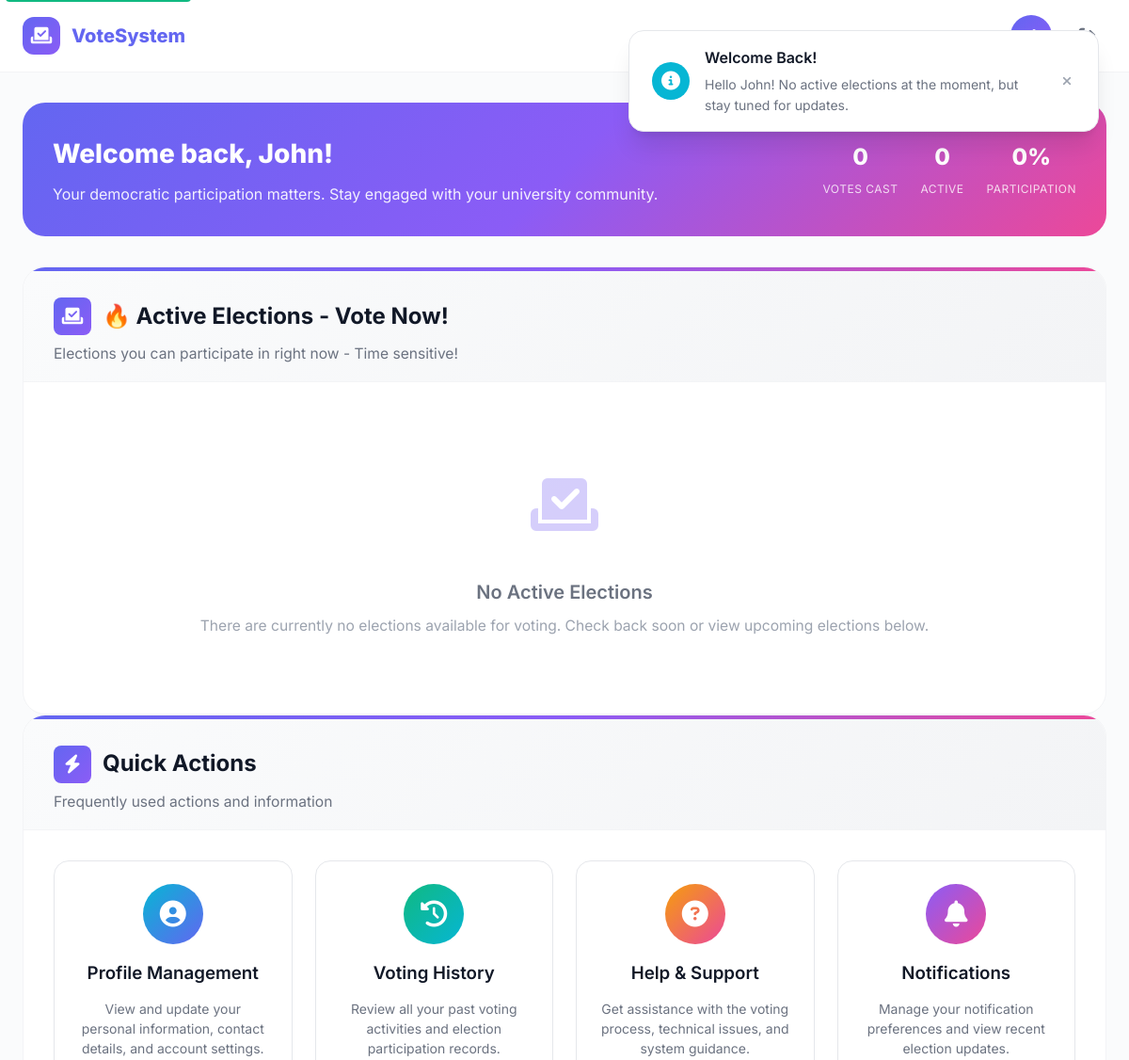
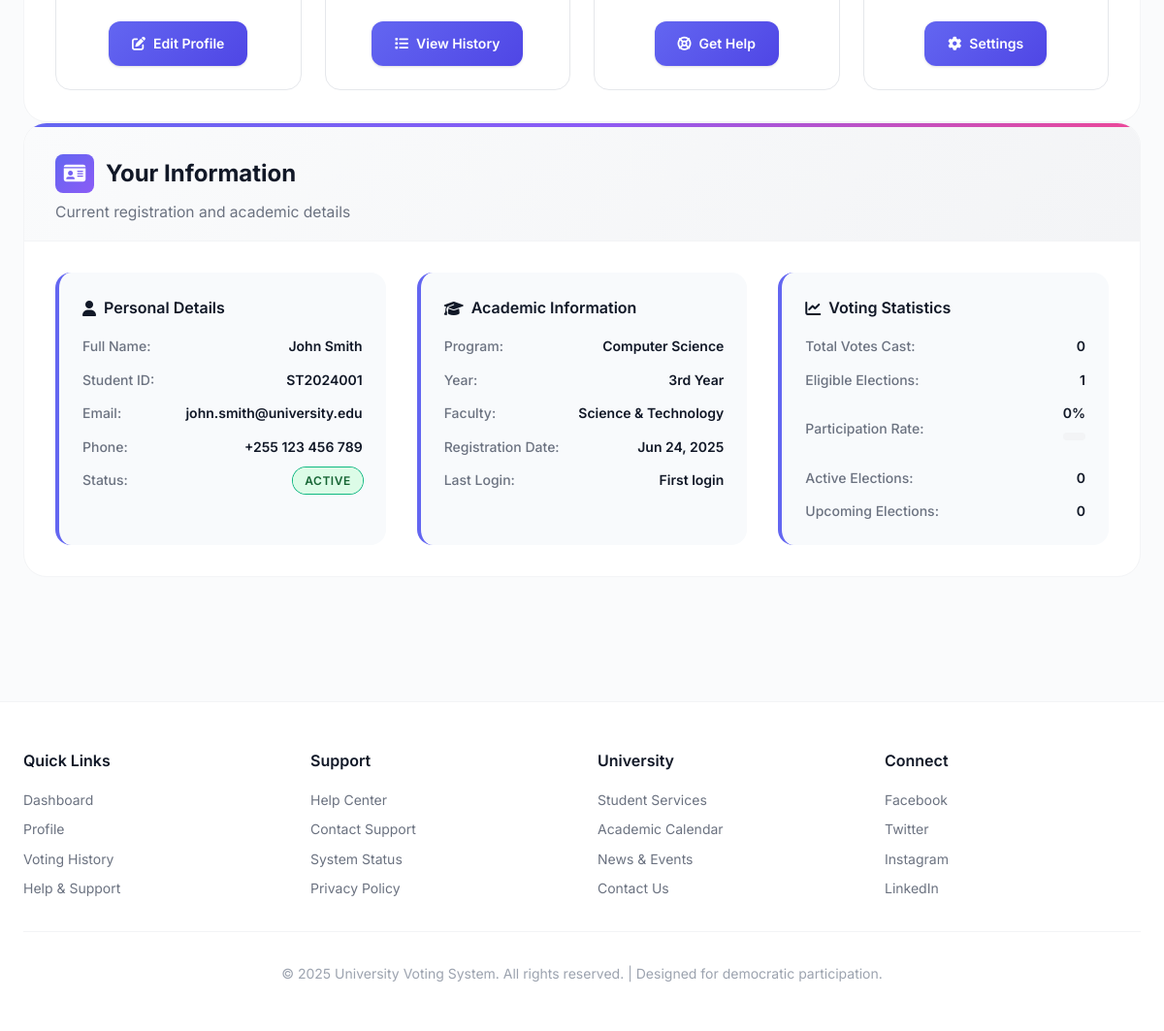
Screenshot of /uni-vote-adv/student/dashboard.php (signed in) with the database file from the repository (2 pictures, top to bottom).
### tables this page shows
CREATE TABLE voters (
    id INT AUTO_INCREMENT PRIMARY KEY,
    student_id VARCHAR(20) UNIQUE NOT NULL,
    full_name VARCHAR(100) NOT NULL,
    email VARCHAR(100) UNIQUE NOT NULL,
    phone VARCHAR(20),
    program VARCHAR(100) NOT NULL,
    year VARCHAR(20) NOT NULL,
    faculty VARCHAR(100) NOT NULL,
    gender ENUM('Male', 'Female', 'Other', 'Prefer not to say'),
    date_of_birth DATE,
    nationality VARCHAR(50),
    address TEXT,
    password VARCHAR(255) DEFAULT NULL,  
    status ENUM('active', 'pending', 'inactive') DEFAULT 'pending',
    profile_image VARCHAR(255) DEFAULT 'https://images.unsplash.com/photo-1472099645785-5658abf4ff4e?w=100&h=100&fit=crop&crop=face',
    registration_date TIMESTAMP DEFAULT CURRENT_TIMESTAMP,
    last_login TIMESTAMP NULL,
    created_at TIMESTAMP DEFAULT CURRENT_TIMESTAMP,
    updated_at TIMESTAMP DEFAULT CURRENT_TIMESTAMP ON UPDATE CURRENT_TIMESTAMP,
    
     
    INDEX idx_student_id (student_id),
    INDEX idx_email (email),
    INDEX idx_status (status),
    INDEX idx_faculty (faculty),
    INDEX idx_year (year)
);

### uni-vote-adv/student/dashboard.php (the view, shortened to what the rows shown need)
<?php
class Database {
    private $host = 'localhost';
    private $db_name = 'voting_system';
    private $username = 'root';
    private $password = '';
    public function getConnection() {
        $this->conn = null;
        try {
            $this->conn = new PDO(
                "mysql:host=" . $this->host . ";dbname=" . $this->db_name,
                $this->username,
                $this->password,
                array(
                    PDO::ATTR_ERRMODE => PDO::ERRMODE_EXCEPTION,
                    PDO::ATTR_DEFAULT_FETCH_MODE => PDO::FETCH_ASSOC,
                    PDO::MYSQL_ATTR_INIT_COMMAND => "SET NAMES utf8"
                )
            );
        } catch(PDOException $exception) {
            echo "Connection error: " . $exception->getMessage();
        }
        return $this->conn;
    }
}
function executeQuery($sql, $params = []) {
    $database = new Database();
    $db = $database->getConnection();
    try {
        $stmt = $db->prepare($sql);
        $stmt->execute($params);
        return $stmt;
    } catch(PDOException $e) {
        error_log("Database query error: " . $e->getMessage());
        return false;
    }
}
function fetchOne($sql, $params = []) {
    $stmt = executeQuery($sql, $params);
    return $stmt ? $stmt->fetch() : null;
}
function getVoterById($id) {
    $sql = "SELECT v.*,
                   COALESCE((SELECT COUNT(*) FROM votes WHERE voter_id = v.id), 0) as votes_cast,
                   COALESCE((SELECT COUNT(*) FROM elections e
                            WHERE JSON_CONTAINS(e.eligible_years, CONCAT('\"', v.year, '\"'))
                            AND JSON_CONTAINS(e.eligible_faculties, CONCAT('\"', v.faculty, '\"'))
                            AND e.status = 'active'
                           ), 0) as eligible_elections
            FROM voters v
            WHERE v.id = :id";
    return fetchOne($sql, ['id' => $id]);
}
$voter = getVoterById($_SESSION['voter_id']);
function getFirstName($fullName) {
    $parts = explode(' ', trim($fullName));
    return $parts[0];
}
?>
<!DOCTYPE html>
<html lang="en">
<head>
    <link href="https://cdnjs.cloudflare.com/ajax/libs/font-awesome/6.4.0/css/all.min.css" rel="stylesheet">
</head>
<body>
    <main class="main-content">
        <div class="welcome-header">
            <div class="welcome-content">
                <div class="welcome-text">
                    <h1>Welcome back, <?php echo htmlspecialchars(getFirstName($voter['full_name'])); ?>!</h1>
                    <p>Your democratic participation matters. Stay engaged with your university community.</p>
                </div>
            </div>
        </div>
        <div class="section-card" id="active-elections" style="animation-delay: 0s;">
            <div class="card-header">
                <h2 class="card-title">
                    <div class="card-title-icon">
                        <i class="fas fa-vote-yea"></i>
                    </div>
                    🔥 Active Elections - Vote Now!
                </h2>
            </div>
        </div>
        <div class="section-card" style="animation-delay: 0.2s;">
            <div class="card-header">
                <h2 class="card-title">
                    <div class="card-title-icon">
                        <i class="fas fa-bolt"></i>
                    </div>
                    Quick Actions
                </h2>
            </div>
        </div>
        <div class="section-card" style="animation-delay: 0.5s;">
            <div class="card-header">
                <h2 class="card-title">
                    <div class="card-title-icon">
                        <i class="fas fa-id-card"></i>
                    </div>
                    Your Information
                </h2>
            </div>
            <div class="card-content">
                <div class="info-grid">
                    <div class="info-section">
                        <div class="info-list">
                            <div class="info-item">
                                <span class="info-label">Full Name:</span>
                                <span class="info-value"><?php echo htmlspecialchars($voter['full_name']); ?></span>
                            </div>
                            <div class="info-item">
                                <span class="info-label">Student ID:</span>
                                <span class="info-value"><?php echo htmlspecialchars($voter['student_id']); ?></span>
                            </div>
                            <div class="info-item">
                                <span class="info-label">Email:</span>
                                <span class="info-value"><?php echo htmlspecialchars($voter['email']); ?></span>
                            </div>
                            <div class="info-item">
                                <span class="info-label">Phone:</span>
                                <span class="info-value"><?php echo htmlspecialchars($voter['phone'] ?? 'Not provided'); ?></span>
                            </div>
                            <div class="info-item">
                                <span class="info-value">
                                    <span class="status-badge status-<?php echo $voter['status']; ?>">
                                        <?php echo ucfirst($voter['status']); ?>
                                    </span>
                                </span>
                            </div>
                        </div>
                    </div>
                    <div class="info-section">
                        <div class="info-list">
                            <div class="info-item">
                                <span class="info-label">Program:</span>
                                <span class="info-value"><?php echo htmlspecialchars($voter['program']); ?></span>
                            </div>
                            <div class="info-item">
                                <span class="info-label">Year:</span>
                                <span class="info-value"><?php echo htmlspecialchars($voter['year']); ?></span>
                            </div>
                            <div class="info-item">
                                <span class="info-label">Faculty:</span>
                                <span class="info-value"><?php echo htmlspecialchars($voter['faculty']); ?></span>
                            </div>
                            <div class="info-item">
                                <span class="info-label">Registration Date:</span>
                                <span class="info-value"><?php echo date('M d, Y', strtotime($voter['registration_date'])); ?></span>
                            </div>
                        </div>
                    </div>
                </div>
            </div>
        </div>
    </main>
</body>
</html>

### rows the page displays
voters: full_name "John", full_name "John Smith", student "ST2024001", email "john.smith@university.edu", phone "+255 123 456 789", status "ACTIVE", program "Computer Science", year "3rd Year", faculty "Science & Technology", registration_date "Jun 24, 2025"

### other values shown
$voter['votes_cast'] "0"
count($eligible_elections) "0"
$participation_rate "0"
$total_active_elections "1"
count($upcoming_elections) "0"
